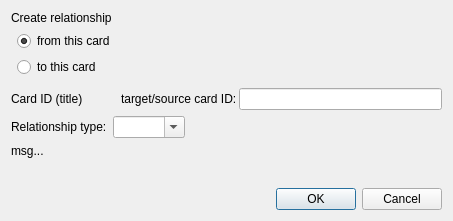
<?xml version="1.0" encoding="UTF-8"?>
<ui version="4.0">
 <class>DialogCreateRelationship</class>
 <widget class="QDialog" name="DialogCreateRelationship">
  <property name="geometry">
   <rect>
    <x>0</x>
    <y>0</y>
    <width>453</width>
    <height>221</height>
   </rect>
  </property>
  <property name="windowTitle">
   <string>Dialog</string>
  </property>
  <layout class="QVBoxLayout" name="verticalLayout">
   <item>
    <widget class="QLabel" name="label_4">
     <property name="text">
      <string>Create relationship</string>
     </property>
    </widget>
   </item>
   <item>
    <layout class="QGridLayout" name="gridLayout">
     <item row="0" column="0" rowspan="2">
      <spacer name="horizontalSpacer_4">
       <property name="orientation">
        <enum>Qt::Horizontal</enum>
       </property>
       <property name="sizeType">
        <enum>QSizePolicy::Fixed</enum>
       </property>
       <property name="sizeHint" stdset="0">
        <size>
         <width>6</width>
         <height>21</height>
        </size>
       </property>
      </spacer>
     </item>
     <item row="0" column="1">
      <widget class="QRadioButton" name="radioButtonFrom">
       <property name="text">
        <string>from this card</string>
       </property>
       <property name="checked">
        <bool>true</bool>
       </property>
      </widget>
     </item>
     <item row="1" column="1">
      <widget class="QRadioButton" name="radioButtonTo">
       <property name="text">
        <string>to this card</string>
       </property>
      </widget>
     </item>
    </layout>
   </item>
   <item>
    <spacer name="verticalSpacer_2">
     <property name="orientation">
      <enum>Qt::Vertical</enum>
     </property>
     <property name="sizeType">
      <enum>QSizePolicy::Fixed</enum>
     </property>
     <property name="sizeHint" stdset="0">
      <size>
       <width>20</width>
       <height>5</height>
      </size>
     </property>
    </spacer>
   </item>
   <item>
    <layout class="QHBoxLayout" name="horizontalLayout">
     <property name="spacing">
      <number>2</number>
     </property>
     <item>
      <widget class="QLabel" name="labelCardIdAndTitle">
       <property name="text">
        <string>Card ID (title)</string>
       </property>
      </widget>
     </item>
     <item>
      <spacer name="horizontalSpacer_2">
       <property name="orientation">
        <enum>Qt::Horizontal</enum>
       </property>
       <property name="sizeType">
        <enum>QSizePolicy::Fixed</enum>
       </property>
       <property name="sizeHint" stdset="0">
        <size>
         <width>9</width>
         <height>20</height>
        </size>
       </property>
      </spacer>
     </item>
     <item>
      <widget class="QLabel" name="labelArrowFrom">
       <property name="text">
        <string/>
       </property>
       <property name="pixmap">
        <pixmap resource="../../resources.qrc">:/icons/arrow_east_24</pixmap>
       </property>
      </widget>
     </item>
     <item>
      <widget class="QLabel" name="labelArrowTo">
       <property name="text">
        <string/>
       </property>
       <property name="pixmap">
        <pixmap resource="../../resources.qrc">:/icons/arrow_west_24</pixmap>
       </property>
      </widget>
     </item>
     <item>
      <spacer name="horizontalSpacer_3">
       <property name="orientation">
        <enum>Qt::Horizontal</enum>
       </property>
       <property name="sizeType">
        <enum>QSizePolicy::Fixed</enum>
       </property>
       <property name="sizeHint" stdset="0">
        <size>
         <width>9</width>
         <height>20</height>
        </size>
       </property>
      </spacer>
     </item>
     <item>
      <widget class="QLabel" name="labelTargetOrSource">
       <property name="text">
        <string>target/source card ID:</string>
       </property>
      </widget>
     </item>
     <item>
      <widget class="QLineEdit" name="lineEdit"/>
     </item>
    </layout>
   </item>
   <item>
    <layout class="QHBoxLayout" name="horizontalLayout_2">
     <item>
      <widget class="QLabel" name="label_3">
       <property name="text">
        <string>Relationship type:</string>
       </property>
      </widget>
     </item>
     <item>
      <widget class="QComboBox" name="comboBoxRelType">
       <property name="editable">
        <bool>true</bool>
       </property>
      </widget>
     </item>
     <item>
      <spacer name="horizontalSpacer">
       <property name="orientation">
        <enum>Qt::Horizontal</enum>
       </property>
       <property name="sizeHint" stdset="0">
        <size>
         <width>40</width>
         <height>20</height>
        </size>
       </property>
      </spacer>
     </item>
    </layout>
   </item>
   <item>
    <widget class="QLabel" name="labelWarningMsg">
     <property name="text">
      <string>msg...</string>
     </property>
    </widget>
   </item>
   <item>
    <spacer name="verticalSpacer">
     <property name="orientation">
      <enum>Qt::Vertical</enum>
     </property>
     <property name="sizeHint" stdset="0">
      <size>
       <width>20</width>
       <height>21</height>
      </size>
     </property>
    </spacer>
   </item>
   <item>
    <widget class="QDialogButtonBox" name="buttonBox">
     <property name="orientation">
      <enum>Qt::Horizontal</enum>
     </property>
     <property name="standardButtons">
      <set>QDialogButtonBox::Cancel|QDialogButtonBox::Ok</set>
     </property>
    </widget>
   </item>
  </layout>
 </widget>
 <resources>
  <include location="../../resources.qrc"/>
 </resources>
 <connections>
  <connection>
   <sender>buttonBox</sender>
   <signal>accepted()</signal>
   <receiver>DialogCreateRelationship</receiver>
   <slot>accept()</slot>
   <hints>
    <hint type="sourcelabel">
     <x>227</x>
     <y>202</y>
    </hint>
    <hint type="destinationlabel">
     <x>157</x>
     <y>220</y>
    </hint>
   </hints>
  </connection>
  <connection>
   <sender>buttonBox</sender>
   <signal>rejected()</signal>
   <receiver>DialogCreateRelationship</receiver>
   <slot>reject()</slot>
   <hints>
    <hint type="sourcelabel">
     <x>295</x>
     <y>208</y>
    </hint>
    <hint type="destinationlabel">
     <x>286</x>
     <y>220</y>
    </hint>
   </hints>
  </connection>
 </connections>
</ui>
